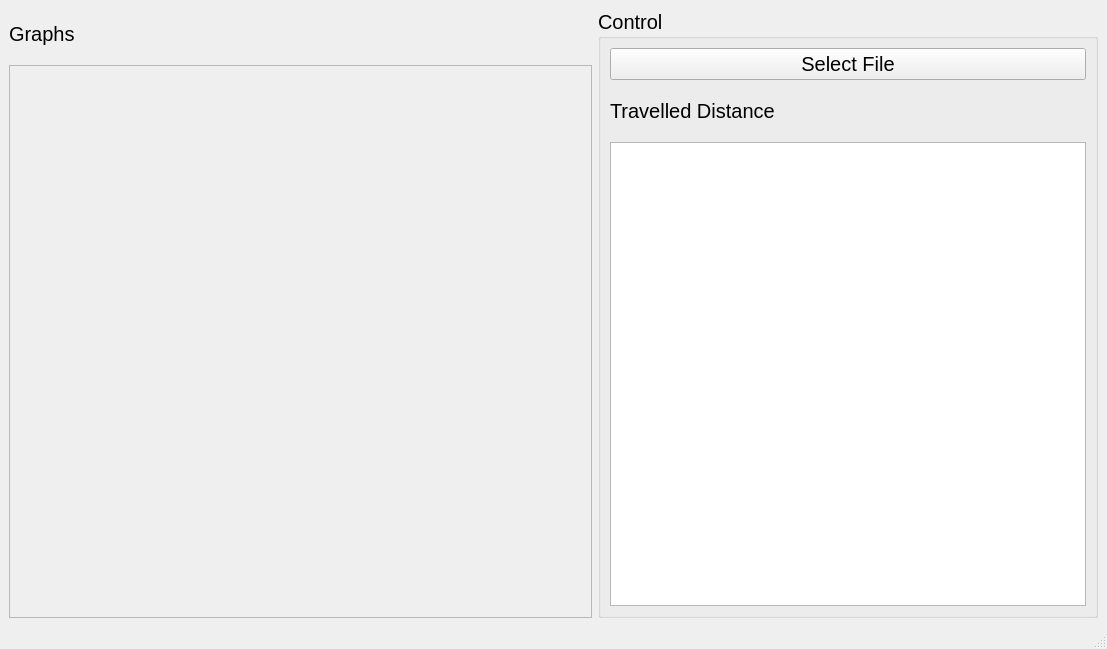
<?xml version="1.0" encoding="UTF-8"?>
<ui version="4.0">
 <class>MainWindow</class>
 <widget class="QMainWindow" name="MainWindow">
  <property name="geometry">
   <rect>
    <x>0</x>
    <y>0</y>
    <width>1107</width>
    <height>649</height>
   </rect>
  </property>
  <property name="windowTitle">
   <string>MainWindow</string>
  </property>
  <widget class="QWidget" name="centralwidget">
   <layout class="QGridLayout" name="gridLayout">
    <item row="1" column="0">
     <layout class="QGridLayout" name="gridLayout_3">
      <item row="0" column="0">
       <widget class="QLabel" name="label_2">
        <property name="maximumSize">
         <size>
          <width>16777215</width>
          <height>50</height>
         </size>
        </property>
        <property name="font">
         <font>
          <pointsize>15</pointsize>
         </font>
        </property>
        <property name="text">
         <string>Graphs</string>
        </property>
       </widget>
      </item>
      <item row="1" column="0">
       <widget class="QScrollArea" name="scrollArea">
        <property name="sizePolicy">
         <sizepolicy hsizetype="Preferred" vsizetype="Preferred">
          <horstretch>0</horstretch>
          <verstretch>0</verstretch>
         </sizepolicy>
        </property>
        <property name="widgetResizable">
         <bool>true</bool>
        </property>
        <widget class="QWidget" name="scrollAreaWidgetContents">
         <property name="geometry">
          <rect>
           <x>0</x>
           <y>0</y>
           <width>579</width>
           <height>530</height>
          </rect>
         </property>
        </widget>
       </widget>
      </item>
     </layout>
    </item>
    <item row="1" column="1">
     <widget class="QGroupBox" name="groupBox">
      <property name="maximumSize">
       <size>
        <width>500</width>
        <height>16777215</height>
       </size>
      </property>
      <property name="font">
       <font>
        <pointsize>15</pointsize>
       </font>
      </property>
      <property name="title">
       <string>Control</string>
      </property>
      <layout class="QGridLayout" name="gridLayout_2">
       <item row="2" column="0" colspan="2">
        <widget class="QPlainTextEdit" name="te_outpu">
         <property name="sizePolicy">
          <sizepolicy hsizetype="Preferred" vsizetype="Preferred">
           <horstretch>0</horstretch>
           <verstretch>0</verstretch>
          </sizepolicy>
         </property>
        </widget>
       </item>
       <item row="1" column="0" colspan="2">
        <widget class="QLabel" name="label">
         <property name="sizePolicy">
          <sizepolicy hsizetype="Preferred" vsizetype="Preferred">
           <horstretch>0</horstretch>
           <verstretch>0</verstretch>
          </sizepolicy>
         </property>
         <property name="maximumSize">
          <size>
           <width>16777215</width>
           <height>50</height>
          </size>
         </property>
         <property name="text">
          <string>Travelled Distance</string>
         </property>
        </widget>
       </item>
       <item row="0" column="0" colspan="2">
        <widget class="QPushButton" name="btn_select_file">
         <property name="font">
          <font>
           <pointsize>15</pointsize>
          </font>
         </property>
         <property name="text">
          <string>Select File</string>
         </property>
        </widget>
       </item>
      </layout>
     </widget>
    </item>
   </layout>
  </widget>
  <widget class="QMenuBar" name="menubar">
   <property name="geometry">
    <rect>
     <x>0</x>
     <y>0</y>
     <width>1107</width>
     <height>21</height>
    </rect>
   </property>
  </widget>
  <widget class="QStatusBar" name="statusbar"/>
 </widget>
 <resources/>
 <connections/>
</ui>
